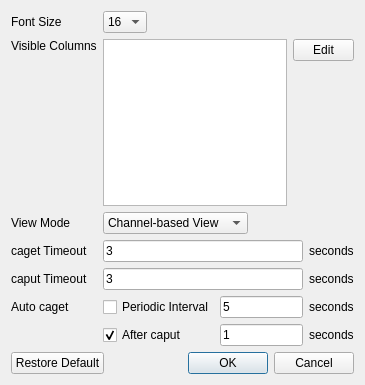
<?xml version="1.0" encoding="UTF-8"?>
<ui version="4.0">
 <class>Dialog</class>
 <widget class="QDialog" name="Dialog">
  <property name="geometry">
   <rect>
    <x>0</x>
    <y>0</y>
    <width>365</width>
    <height>385</height>
   </rect>
  </property>
  <property name="windowTitle">
   <string>Startup Preferences</string>
  </property>
  <layout class="QGridLayout" name="gridLayout">
   <item row="0" column="0">
    <widget class="QLabel" name="label">
     <property name="text">
      <string>Font Size</string>
     </property>
    </widget>
   </item>
   <item row="0" column="1" colspan="3">
    <layout class="QHBoxLayout" name="horizontalLayout_5">
     <item>
      <widget class="QComboBox" name="comboBox_font_size">
       <property name="editable">
        <bool>false</bool>
       </property>
       <property name="currentIndex">
        <number>3</number>
       </property>
       <property name="sizeAdjustPolicy">
        <enum>QComboBox::AdjustToContents</enum>
       </property>
       <item>
        <property name="text">
         <string>10</string>
        </property>
       </item>
       <item>
        <property name="text">
         <string>12</string>
        </property>
       </item>
       <item>
        <property name="text">
         <string>14</string>
        </property>
       </item>
       <item>
        <property name="text">
         <string>16</string>
        </property>
       </item>
       <item>
        <property name="text">
         <string>18</string>
        </property>
       </item>
       <item>
        <property name="text">
         <string>20</string>
        </property>
       </item>
       <item>
        <property name="text">
         <string>24</string>
        </property>
       </item>
       <item>
        <property name="text">
         <string>28</string>
        </property>
       </item>
       <item>
        <property name="text">
         <string>32</string>
        </property>
       </item>
       <item>
        <property name="text">
         <string>36</string>
        </property>
       </item>
       <item>
        <property name="text">
         <string>40</string>
        </property>
       </item>
       <item>
        <property name="text">
         <string>45</string>
        </property>
       </item>
       <item>
        <property name="text">
         <string>50</string>
        </property>
       </item>
      </widget>
     </item>
     <item>
      <spacer name="horizontalSpacer_2">
       <property name="orientation">
        <enum>Qt::Horizontal</enum>
       </property>
       <property name="sizeHint" stdset="0">
        <size>
         <width>210</width>
         <height>20</height>
        </size>
       </property>
      </spacer>
     </item>
    </layout>
   </item>
   <item row="1" column="0">
    <layout class="QVBoxLayout" name="verticalLayout_2">
     <item>
      <widget class="QLabel" name="label_2">
       <property name="text">
        <string>Visible Columns</string>
       </property>
      </widget>
     </item>
     <item>
      <spacer name="verticalSpacer_2">
       <property name="orientation">
        <enum>Qt::Vertical</enum>
       </property>
       <property name="sizeHint" stdset="0">
        <size>
         <width>20</width>
         <height>77</height>
        </size>
       </property>
      </spacer>
     </item>
    </layout>
   </item>
   <item row="1" column="1" colspan="3">
    <layout class="QHBoxLayout" name="horizontalLayout">
     <item>
      <widget class="QListWidget" name="listWidget_visible_columns">
       <property name="editTriggers">
        <set>QAbstractItemView::NoEditTriggers</set>
       </property>
       <property name="alternatingRowColors">
        <bool>true</bool>
       </property>
       <property name="selectionMode">
        <enum>QAbstractItemView::NoSelection</enum>
       </property>
       <property name="resizeMode">
        <enum>QListView::Adjust</enum>
       </property>
      </widget>
     </item>
     <item>
      <layout class="QVBoxLayout" name="verticalLayout">
       <item>
        <widget class="QPushButton" name="pushButton_edit_visible_columns">
         <property name="maximumSize">
          <size>
           <width>61</width>
           <height>16777215</height>
          </size>
         </property>
         <property name="text">
          <string>Edit</string>
         </property>
        </widget>
       </item>
       <item>
        <spacer name="verticalSpacer">
         <property name="orientation">
          <enum>Qt::Vertical</enum>
         </property>
         <property name="sizeHint" stdset="0">
          <size>
           <width>20</width>
           <height>77</height>
          </size>
         </property>
        </spacer>
       </item>
      </layout>
     </item>
    </layout>
   </item>
   <item row="2" column="0">
    <widget class="QLabel" name="label_3">
     <property name="text">
      <string>View Mode</string>
     </property>
    </widget>
   </item>
   <item row="2" column="1" colspan="3">
    <layout class="QHBoxLayout" name="horizontalLayout_2">
     <item>
      <widget class="QComboBox" name="comboBox_view_mode">
       <property name="currentIndex">
        <number>1</number>
       </property>
       <item>
        <property name="text">
         <string>Group-based View</string>
        </property>
       </item>
       <item>
        <property name="text">
         <string>Channel-based View</string>
        </property>
       </item>
      </widget>
     </item>
     <item>
      <spacer name="horizontalSpacer_3">
       <property name="orientation">
        <enum>Qt::Horizontal</enum>
       </property>
       <property name="sizeHint" stdset="0">
        <size>
         <width>131</width>
         <height>20</height>
        </size>
       </property>
      </spacer>
     </item>
    </layout>
   </item>
   <item row="3" column="0">
    <widget class="QLabel" name="label_5">
     <property name="text">
      <string>caget Timeout</string>
     </property>
    </widget>
   </item>
   <item row="3" column="1" colspan="2">
    <widget class="QLineEdit" name="lineEdit_caget_timeout">
     <property name="text">
      <string>3</string>
     </property>
    </widget>
   </item>
   <item row="3" column="3">
    <widget class="QLabel" name="label_4">
     <property name="text">
      <string>seconds</string>
     </property>
    </widget>
   </item>
   <item row="4" column="0">
    <widget class="QLabel" name="label_6">
     <property name="text">
      <string>caput Timeout</string>
     </property>
    </widget>
   </item>
   <item row="4" column="1" colspan="2">
    <widget class="QLineEdit" name="lineEdit_caput_timeout">
     <property name="text">
      <string>3</string>
     </property>
    </widget>
   </item>
   <item row="4" column="3">
    <widget class="QLabel" name="label_7">
     <property name="text">
      <string>seconds</string>
     </property>
    </widget>
   </item>
   <item row="5" column="0">
    <widget class="QLabel" name="label_8">
     <property name="text">
      <string>Auto caget</string>
     </property>
    </widget>
   </item>
   <item row="5" column="1">
    <widget class="QCheckBox" name="checkBox_auto_caget_periodic">
     <property name="text">
      <string>Periodic Interval</string>
     </property>
    </widget>
   </item>
   <item row="5" column="2">
    <widget class="QLineEdit" name="lineEdit_auto_caget_periodic">
     <property name="text">
      <string>5</string>
     </property>
    </widget>
   </item>
   <item row="5" column="3">
    <widget class="QLabel" name="label_9">
     <property name="text">
      <string>seconds</string>
     </property>
    </widget>
   </item>
   <item row="6" column="1">
    <widget class="QCheckBox" name="checkBox_auto_caget_after_caput">
     <property name="text">
      <string>After caput</string>
     </property>
     <property name="checked">
      <bool>true</bool>
     </property>
    </widget>
   </item>
   <item row="6" column="2">
    <widget class="QLineEdit" name="lineEdit_auto_caget_after_caput">
     <property name="text">
      <string>1</string>
     </property>
    </widget>
   </item>
   <item row="6" column="3">
    <widget class="QLabel" name="label_10">
     <property name="text">
      <string>seconds</string>
     </property>
    </widget>
   </item>
   <item row="7" column="0" colspan="4">
    <layout class="QHBoxLayout" name="horizontalLayout_6">
     <item>
      <widget class="QPushButton" name="pushButton_restore_default">
       <property name="text">
        <string>Restore Default</string>
       </property>
      </widget>
     </item>
     <item>
      <spacer name="horizontalSpacer">
       <property name="orientation">
        <enum>Qt::Horizontal</enum>
       </property>
       <property name="sizeHint" stdset="0">
        <size>
         <width>92</width>
         <height>20</height>
        </size>
       </property>
      </spacer>
     </item>
     <item>
      <widget class="QDialogButtonBox" name="buttonBox">
       <property name="orientation">
        <enum>Qt::Horizontal</enum>
       </property>
       <property name="standardButtons">
        <set>QDialogButtonBox::Cancel|QDialogButtonBox::Ok</set>
       </property>
      </widget>
     </item>
    </layout>
   </item>
  </layout>
 </widget>
 <resources/>
 <connections>
  <connection>
   <sender>buttonBox</sender>
   <signal>accepted()</signal>
   <receiver>Dialog</receiver>
   <slot>accept()</slot>
   <hints>
    <hint type="sourcelabel">
     <x>248</x>
     <y>254</y>
    </hint>
    <hint type="destinationlabel">
     <x>157</x>
     <y>274</y>
    </hint>
   </hints>
  </connection>
  <connection>
   <sender>buttonBox</sender>
   <signal>rejected()</signal>
   <receiver>Dialog</receiver>
   <slot>reject()</slot>
   <hints>
    <hint type="sourcelabel">
     <x>316</x>
     <y>260</y>
    </hint>
    <hint type="destinationlabel">
     <x>286</x>
     <y>274</y>
    </hint>
   </hints>
  </connection>
 </connections>
</ui>
